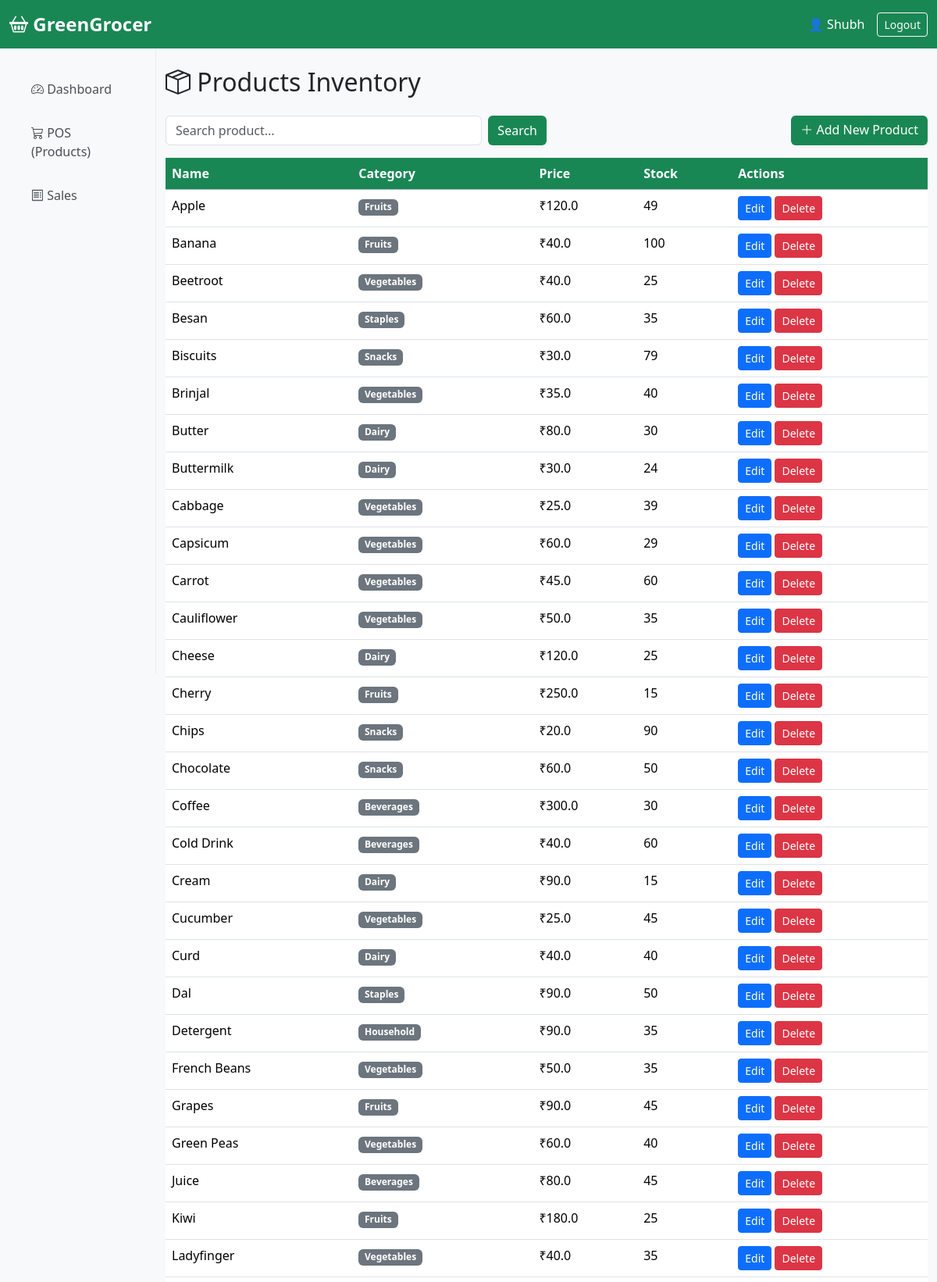
The page /products (signed in, upper part) on the database its author committed.
### app.py (models this page shows, shortened)
class Product(db.Model):
    id = db.Column(db.Integer, primary_key=True)
    name = db.Column(db.String(100), nullable=False)
    category = db.Column(db.String(50), nullable=False)
    price = db.Column(db.Float, nullable=False)
    stock = db.Column(db.Integer, nullable=False, default=0)

### app.py (the view)
@app.route('/products')
def products():
    products = Product.query.order_by(Product.name).all()
    return render_template('products.html', products=products)

### app.py (called while the page is built)
@app.before_request
def require_login():
    allowed = ['login', 'register', 'static']
    if request.endpoint not in allowed and 'logged_in' not in session:
        return redirect(url_for('login'))

### templates/products.html
{% extends "base.html" %}
{% block content %}
<h2 class="mb-4"><i class="bi bi-box-seam"></i> Products Inventory</h2>
<div class="d-flex justify-content-between mb-3">
    <form method="GET" class="d-flex w-50">
        <input type="text" name="search" class="form-control me-2" placeholder="Search product..." value="{{ search }}">
        <button class="btn btn-success">Search</button>
    </form>
    <a href="{{ url_for('add_product') }}" class="btn btn-success"><i class="bi bi-plus-lg"></i> Add New Product</a>
</div>
<table class="table table-hover">
    <thead class="table-success">
        <tr>
            <th>Name</th>
            <th>Category</th>
            <th>Price</th>
            <th>Stock</th>
            <th>Actions</th>
        </tr>
    </thead>
    <tbody>
        {% for p in products %}
        <tr>
            <td>{{ p.name }}</td>
            <td><span class="badge bg-secondary">{{ p.category }}</span></td>
            <td>₹{{ p.price }}</td>
            <td>{% if p.stock < 10 %}<span class="badge bg-danger">{{ p.stock }}</span>{% else %}{{ p.stock }}{% endif %}</td>
            <td>
                <a href="{{ url_for('edit_product', id=p.id) }}" class="btn btn-sm btn-primary">Edit</a>
                <a href="{{ url_for('delete_product', id=p.id) }}" class="btn btn-sm btn-danger" onclick="return confirm('Delete this product?')">Delete</a>
            </td>
        </tr>
        {% endfor %}
    </tbody>
</table>
{% endblock %}

### templates/base.html (shortened to what this page needs)
<!DOCTYPE html>
<html lang="en">
<head>
    <link href="https://cdn.jsdelivr.net/npm/bootstrap@5.3.3/dist/css/bootstrap.min.css" rel="stylesheet">
    <link href="https://cdn.jsdelivr.net/npm/bootstrap-icons@1.11.3/font/bootstrap-icons.min.css" rel="stylesheet">
    <link href="/static/css/style.css" rel="stylesheet">
</head>
<body>
<nav class="navbar navbar-expand-lg navbar-dark bg-success sticky-top">
    <div class="container-fluid">
        <a class="navbar-brand" href="{{ url_for('dashboard') }}">
            <i class="bi bi-basket2"></i> GreenGrocer
        </a>
        <div class="d-flex align-items-center">
            {% if session.get('user') %}
                <span class="text-white me-3">
                    👤 {{ session.get('user') }}
                </span>
                <a href="{{ url_for('logout') }}" class="btn btn-outline-light btn-sm">Logout</a>
            {% else %}
                <a href="{{ url_for('login') }}" class="btn btn-light btn-sm me-2">Login</a>
                <a href="{{ url_for('register') }}" class="btn btn-warning btn-sm">Register</a>
            {% endif %}
        </div>
    </div>
</nav>
<div class="container-fluid">
    <div class="row">
        {% if session.get('user') %}
        <div class="col-md-3 col-lg-2 sidebar py-4 bg-light">
            <ul class="nav flex-column">
                <li>
                    <a href="{{ url_for('dashboard') }}"
                       class="nav-link {{ 'active' if request.endpoint == 'dashboard' }}">
                        <i class="bi bi-speedometer2"></i> Dashboard
                    </a>
                </li>
                <li>
                    <a href="{{ url_for('pos') }}"
                       class="nav-link {{ 'active' if request.endpoint == 'pos' }}">
                        <i class="bi bi-cart3"></i> POS (Products)
                    </a>
                </li>
                <li>
                    <a href="{{ url_for('sales') }}"
                       class="nav-link {{ 'active' if request.endpoint == 'sales' }}">
                        <i class="bi bi-receipt"></i> Sales
                    </a>
                </li>
            </ul>
        </div>
        {% endif %}
        <div class="{% if session.get('user') %}col-md-9 col-lg-10{% else %}col-12{% endif %} py-4">
            {% block content %}{% endblock %}
        </div>
    </div>
</div>
</body>
</html>

### static/css/style.css (style rules this page uses)
:root { --green: #198754; }
body { background: #f8f9fa; font-family: 'Segoe UI', system-ui, sans-serif; }
.navbar-brand { font-weight: 700; font-size: 1.5rem; color: white !important; }
.sidebar { background: white; border-right: 1px solid #e9ecef; height: 100vh; position: sticky; top: 0; }
.nav-link { color: #495057; font-weight: 500; padding: 12px 20px; border-radius: 8px; margin: 4px 8px; }
.btn-success { background: #198754; border: none; }
.table th { background: #198754; color: white; font-weight: 600; }

### rows shown on the page
Product: name "Apple", category "Fruits", price "120.0", stock "49"
Product: name "Banana", category "Fruits", price "40.0", stock "100"
Product: name "Beetroot", category "Vegetables", price "40.0", stock "25"
Product: name "Besan", category "Staples", price "60.0", stock "35"
Product: name "Biscuits", category "Snacks", price "30.0", stock "79"
Product: name "Brinjal", category "Vegetables", price "35.0", stock "40"
Product: name "Butter", category "Dairy", price "80.0", stock "30"
Product: name "Buttermilk", category "Dairy", price "30.0", stock "24"
Product: name "Cabbage", category "Vegetables", price "25.0", stock "39"
Product: name "Capsicum", category "Vegetables", price "60.0", stock "29"
Product: name "Carrot", category "Vegetables", price "45.0", stock "60"
Product: name "Cauliflower", category "Vegetables", price "50.0", stock "35"
Product: name "Cheese", category "Dairy", price "120.0", stock "25"
Product: name "Cherry", category "Fruits", price "250.0", stock "15"
Product: name "Chips", category "Snacks", price "20.0", stock "90"
Product: name "Chocolate", category "Snacks", price "60.0", stock "50"
Product: name "Coffee", category "Beverages", price "300.0", stock "30"
Product: name "Cold Drink", category "Beverages", price "40.0", stock "60"
Product: name "Cream", category "Dairy", price "90.0", stock "15"
Product: name "Cucumber", category "Vegetables", price "25.0", stock "45"
Product: name "Curd", category "Dairy", price "40.0", stock "40"
Product: name "Dal", category "Staples", price "90.0", stock "50"
Product: name "Detergent", category "Household", price "90.0", stock "35"
Product: name "French Beans", category "Vegetables", price "50.0", stock "35"
Product: name "Grapes", category "Fruits", price "90.0", stock "45"
Product: name "Green Peas", category "Vegetables", price "60.0", stock "40"
Product: name "Juice", category "Beverages", price "80.0", stock "45"
Product: name "Kiwi", category "Fruits", price "180.0", stock "25"
Product: name "Ladyfinger", category "Vegetables", price "40.0", stock "35"

### other values the page prints
{{ session.get('user') }} "Shubh"
